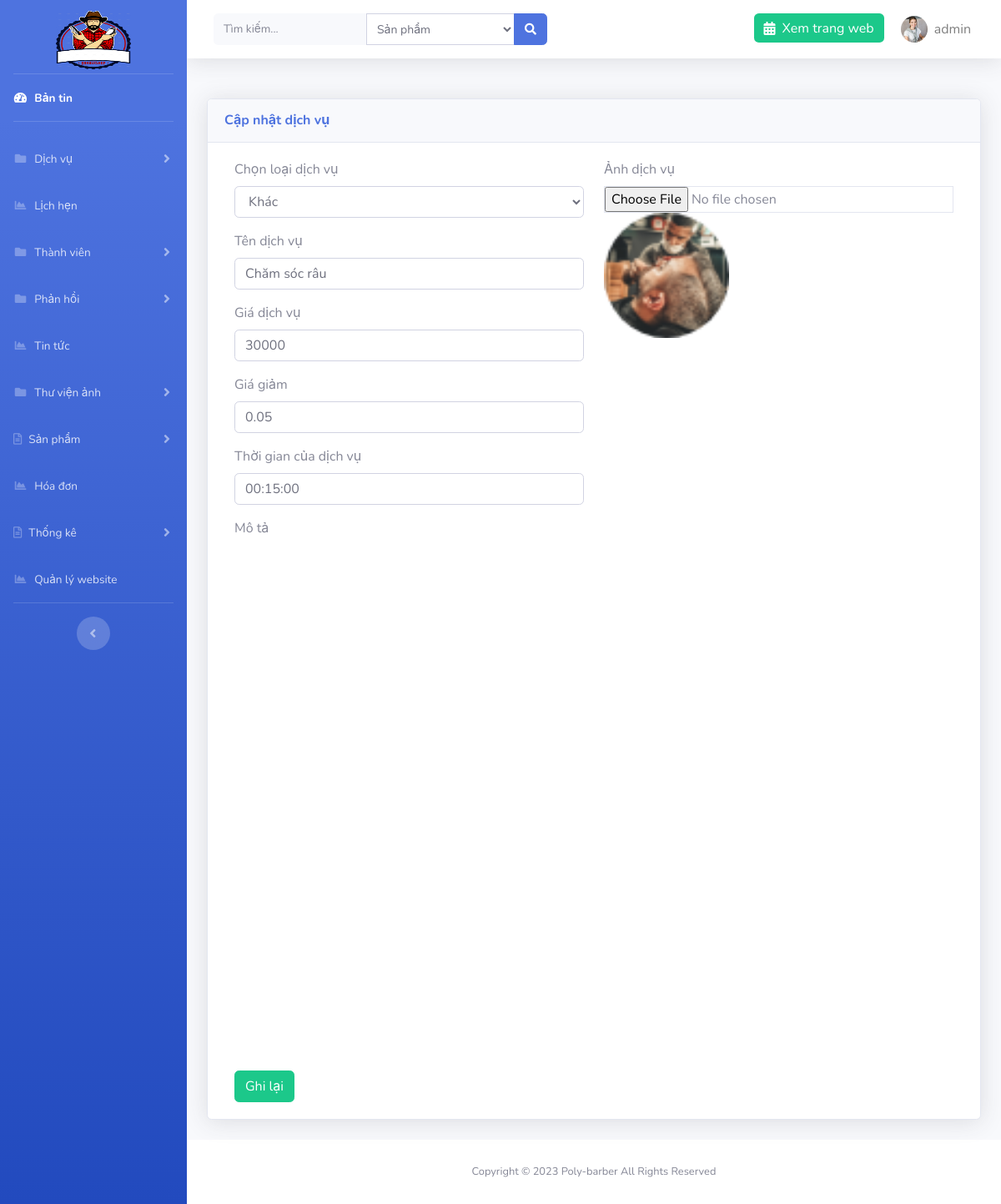
Screenshot of /admin/?page=service&action=edit&id=13 (signed in) with the database file from the repository.
### tables this page shows
CREATE TABLE `setting` (
  `id` int(11) NOT NULL,
  `logo` varchar(191) NOT NULL,
  `file_ico` varchar(191) NOT NULL,
  `title` varchar(191) NOT NULL,
  `introduce` text NOT NULL,
  `slogan` varchar(191) NOT NULL
);

CREATE TABLE `services` (
  `id` int(11) NOT NULL,
  `name` varchar(191) NOT NULL,
  `price` float NOT NULL,
  `sale` float NOT NULL,
  `time` time NOT NULL,
  `detail` text NOT NULL,
  `images` varchar(191) NOT NULL,
  `id_type` int(11) NOT NULL
);

### libs/database.php (called while the page is built, shortened)
<?php
function connection()
{
    try {
       $conn = new PDO("mysql:host=localhost; dbname=cattoc; charset=utf8", "root", "");
    } catch (PDOException $e) {
        echo "Lỗi Kết nối" . $e->getMessage();
    }
    return $conn;
}
function listAll($table){
    $conn = connection();
    try{
        $sql = "SELECT * FROM $table ORDER BY id DESC";
        $stmt = $conn->prepare($sql);
        $stmt->execute();
        $result = $stmt->fetchAll(PDO::FETCH_ASSOC);
    }catch (PDOException $e){
        echo "Lỗi xử lý dữ liệu".$e->getMessage();
    }finally{
        unset($conn);
    }
    return $result;
}
function query_limit($sql) {
    $conn = connection();
    try {
        $stmt = $conn->prepare($sql);
        $stmt->execute();
        $result = $stmt->fetch(PDO::FETCH_ASSOC);
        return $result;
    } catch (PDOException $e) {
        echo "Lỗi dữ liệu" . $e->getMessage();
    } finally {
        unset($conn);
    }
}
function listOne($table, $id, $value) {
    $conn = connection();
    try {
        $sql = "Select * from $table WHERE $id=:$id";
        $stmt = $conn->prepare($sql);
        $stmt->bindParam(":$id", $value);
        $stmt->execute();
        $result = $stmt->fetch(PDO::FETCH_ASSOC);
    } catch (PDOException $e) {
        echo "Lỗi không thể lấy dữ liệu" . $e->getMessage();
    } finally {
        unset($conn);
    }
    return $result;
}

### libs/setting.php (called while the page is built, shortened)
<?php
require_once "database.php";
function list_limit_setting(){
    $sql = "SELECT * from setting order by id limit 0,1";
    return query_limit($sql);
}

### libs/types.php (called while the page is built, shortened)
<?php
require_once "database.php";
function list_all_type(){
    return listAll('types');
}

### libs/services.php (called while the page is built, shortened)
<?php
require_once "database.php";
function service_list_one($id,$value) {
    return listOne('services',$id,$value);
}

### admin/services/edit.php (the view, shortened to what this page needs)
<?php
$types = list_all_type();
$id = $_GET['id'];
$service = service_list_one('id',$id);
?>
<div class="container-fluid">
    <div class="card shadow mb-4">
        <div class="card-header py-3">
            <h6 class="m-0 font-weight-bold text-primary">Cập nhật dịch vụ</h6>
        </div>
        <div class="card-body">
            <form action="" method="POST" enctype="multipart/form-data" class="needs-validation col-md-12" novalidate>
                <div class="row">
                    <div class="col-md-6">
                        <div class="form-group">
                            <label for="id_type">Chọn loại dịch vụ</label>
                            <select name="id_type" id="id_type" class="form-control">
                                <?php foreach ($types as $t) : ?>
                                    <?php if ($t['id'] == $service['id_type']) : ?>
                                        <option value="<?= $t['id'] ?>" selected><?= $t['name'] ?></option>
                                    <?php else : ?>
                                        <option value="<?= $t['id'] ?>"><?= $t['name'] ?></option>
                                    <?php endif; ?>
                                <?php endforeach; ?>
                            </select>
                        </div>
                        <div class="form-group">
                            <label for="name">Tên dịch vụ</label>
                            <input type="text" name="name" id="name" class="form-control" placeholder="Tên dịch vụ" value="<?=isset($name)?$name:$service['name']?>" required>
                        </div>
                        <div class="form-group">
                            <label for="price">Giá dịch vụ</label>
                            <input type="number" name="price" id="price" min="0" class="form-control" title="Đơn giá là số dương" pattern="[-+]?[0-9]" value="<?=isset($price)?$price:$service['price']?>"
                                placeholder="Nhập giá dịch vụ" required>
                        </div>
                        <div class="form-group">
                            <label for="sale">Giá giảm</label>
                            <input type="number" name="sale" id="sale" step="0.01" min="0" max="1" pattern="[-+]?[0-9]*[.,]?[0-9]+" title="Giảm giá là số thập phân từ 0 đến 1" class="form-control" placeholder="Nhập giảm giá" value="<?=isset($sale)?$sale:$service['sale']?>" required>
                        </div>
                        <div class="form-group">
                            <label for="time">Thời gian của dịch vụ</label>
                            <input type="text" name="time" id="time" class="form-control" placeholder="Thời gian dịch vụ" value="<?=isset($time)?$time:$service['time']?>" required>
                        </div>
                    </div>
                    <div class="col-md-6">
                        <div class="form-group">
                            <label for="images">Ảnh dịch vụ</label>
                            <input type="file" class="form-control-file border" id="images" name="images">
                            <img src="../images/products/<?= $service['images'] ?>" width="150" alt="">
                        </div>
                    </div>
                </div>
                <div class="form-group">
                    <label for="detail">Mô tả</label>
                </div>
                <button type="submit" name="btnSave" class="btn btn-success">Ghi lại</button>
            </form>
        </div>
    </div>
</div>

### admin/template/header.php (shortened to what this page needs)
<?php $setting = list_limit_setting(); ?>
<!DOCTYPE html>
<html lang="en">
<head>
    <link href="resource/vendor/fontawesome-free/css/all.min.css" rel="stylesheet" type="text/css">
    <link rel="stylesheet" href="resource/vendor/select2.min.css" />
<link rel="stylesheet" href="https://maxcdn.bootstrapcdn.com/bootstrap/4.4.1/css/bootstrap.min.css">
    <link href="resource/css/sb-admin-2.css" rel="stylesheet">
    <link href="resource/vendor/datatables/dataTables.bootstrap4.min.css" rel="stylesheet">
</head>
<body id="page-top">
    <div id="wrapper">
        <ul class="navbar-nav bg-gradient-primary sidebar sidebar-dark accordion" id="accordionSidebar">
            <a class="sidebar-brand d-flex align-items-center justify-content-center mb-3 pt-5" href="<?=ROOT?>admin">
                <img src="../images/<?=$setting['logo']?>" alt="logo" width="90" height="70">
            </a>
            <hr class="sidebar-divider my-0">
            <li class="nav-item active">
                <a class="nav-link" href="<?= ROOT ?>admin">
                    <i class="fas fa-fw fa-tachometer-alt"></i>
                    <span>Bản tin</span></a>
            </li>
            <hr class="sidebar-divider">
            <li class="nav-item">
                <a class="nav-link collapsed" href="#" data-toggle="collapse" data-target="#collapsePages" aria-expanded="true" aria-controls="collapsePages">
                    <i class="fas fa-fw fa-folder"></i>
                    <span>Dịch vụ</span>
                </a>
            </li>
            <li class="nav-item">
                <a class="nav-link" href="<?= ROOT ?>admin/?page=appointment">
                    <i class="fas fa-fw fa-chart-area"></i>
                    <span>Lịch hẹn</span></a>
            </li>
             <li class="nav-item">
                <a class="nav-link collapsed" href="#" data-toggle="collapse" data-target="#collapsePages2" aria-expanded="true" aria-controls="collapsePages">
                    <i class="fas fa-fw fa-folder"></i>
                    <span>Thành viên</span>
                </a>
            </li>
             <li class="nav-item">
                <a class="nav-link collapsed" href="#" data-toggle="collapse" data-target="#collapsePages3" aria-expanded="true" aria-controls="collapsePages">
                    <i class="fas fa-fw fa-folder"></i>
                    <span>Phản hồi</span>
                </a>
            </li>
               <li class="nav-item">
                <a class="nav-link" href="<?= ROOT ?>admin/?page=new">
                    <i class="fas fa-fw fa-chart-area"></i>
                    <span>Tin tức</span></a>
            </li>
  <li class="nav-item">
                <a class="nav-link collapsed" href="#" data-toggle="collapse" data-target="#collapsePages4" aria-expanded="true" aria-controls="collapsePages">
                    <i class="fas fa-fw fa-folder"></i>
                    <span>Thư viện ảnh</span>
                </a>
            </li>
            <li class="nav-item">
                <a class="nav-link collapsed" href="#" data-toggle="collapse" data-target="#collapseTwo" aria-expanded="true" aria-controls="collapseTwo">
                    <i class="far fa-file-alt"></i>
                    <span>Sản phẩm</span>
                </a>
            </li>
            <li class="nav-item">
                <a class="nav-link" href="<?= ROOT ?>admin/?page=order">
                    <i class="fas fa-fw fa-chart-area"></i>
                    <span>Hóa đơn</span></a>
            </li>
            <li class="nav-item">
                <a class="nav-link collapsed" href="#" data-toggle="collapse" data-target="#collapseTwo1" aria-expanded="true" aria-controls="collapseTwo">
                    <i class="far fa-file-alt"></i>
                    <span>Thống kê</span>
                </a>
            </li>
               <li class="nav-item">
                <a class="nav-link" href="<?= ROOT ?>admin/?page=setting">
                    <i class="fas fa-fw fa-chart-area"></i>
                    <span>Quản lý website</span></a>
            </li>
            <hr class="sidebar-divider d-none d-md-block">
            <div class="text-center d-none d-md-inline">
                <button class="rounded-circle border-0" id="sidebarToggle"></button>
            </div>
        </ul>
        <div id="content-wrapper" class="d-flex flex-column">
            <div id="content">
                <nav class="navbar navbar-expand navbar-light bg-white topbar mb-4 static-top shadow">
                    <form class="d-none d-sm-inline-block form-inline mr-auto ml-md-3 my-2 my-md-0 mw-100 navbar-search" method="POST" action="<?= ROOT ?>admin/search.php">
                        <div class="input-group">
                            <input name="keyword" type="text" title="Vui lòng nhập nội dung tìm kiếm" class="form-control bg-light border-0 small" placeholder="Tìm kiếm..." aria-label="Search" aria-describedby="basic-addon2" required>
                            <select name="select_search" id="" class="form-control form-control-sm select-search">
                        <option value="1">Sản phẩm</option>
                    </select>
                            <div class="input-group-append">
                                <button class="btn btn-primary" type="submit">
                                    <i class="fas fa-search fa-sm"></i>
                                </button>
                            </div>
                        </div>
                    </form>
                    <ul class="navbar-nav ml-auto">
                        <li class="nav-item no-arrow">
                            <a href="<?=ROOT?>" class="nav-link bg-success text-white h-50 mt-3 rounded"><i class="fas fa-calendar-alt mr-2"></i>Xem trang web</a>
                        </li>
                        <li class="nav-item dropdown no-arrow">
                            <a class="nav-link dropdown-toggle" href="" id="userDropdown" role="button" data-toggle="dropdown" aria-haspopup="true" aria-expanded="false">
                                <img class="img-profile rounded-circle" src="../images/users/<?=$_SESSION['user']['images']?>">
                                <span class="ml-2 mr-2 text-black-50"><?=$_SESSION['user']['account']?></span>
                            </a>
                        </li>
                    </ul>
                </nav>

### rows the page displays
setting: logo (picture)
services: name "Chăm sóc râu", price "30000", sale "0.05", time "00:15:00", images (picture)

### other values shown
$_SESSION['user']['account'] "admin"
form field id_type "Khác"
